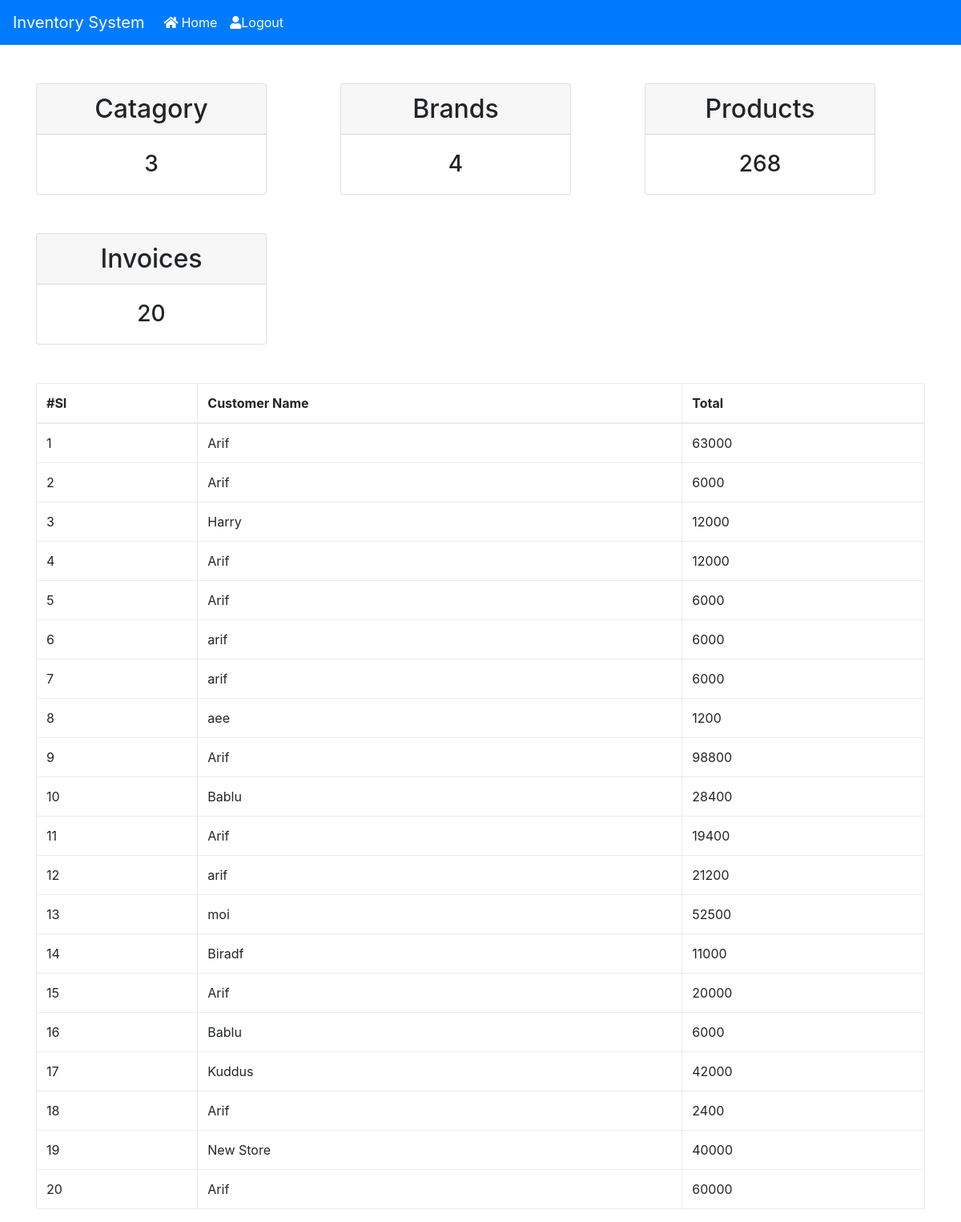
The page /stock.php on the database its author committed.
### tables this page shows
CREATE TABLE `invoice` (
  `invoice_no` int(11) NOT NULL,
  `customer_name` varchar(100) NOT NULL,
  `order_date` date NOT NULL,
  `sub_total` double NOT NULL
);

### stock.php (the view, shortened to what this page needs)
<?php
	include("db_con/database_con.php");
?>
<!DOCTYPE html>
<html>
<head>
	<link rel="stylesheet" href="css/all.min.css" >
	<link rel="stylesheet" href="css/bootstrap.min.css" >
 	<link rel="stylesheet" href="css/style.css">
 </head>
<body>
	<?php include_once("./templates/header.php"); ?>
	<br/><br/>
	<div class="container">
		<div class="row">
			<div class="col-lg-4">
				<div class="card" style="width: 18rem;">
				<h2 class="card-header text-center">Catagory</h2>
					<div class="card-body text-center">
						<h3 class="card-text">
							<?php
								$cat_query="SELECT * FROM categories WHERE 1 ";
								$cat_result = mysqli_query($conn, $cat_query);
								$i=0;
								while($category_data= mysqli_fetch_array($cat_result))
								{
									$i++;
								}
								echo $i;
						 	?>
						 </h3>
					</div>
				</div>
			</div>
			<div class="col-lg-4">
				<div class="card" style="width: 18rem;">
				<h2 class="card-header text-center">Brands</h2>
					<div class="card-body text-center">
						<h3 class="card-text">
						<?php
								$brand_query="SELECT * FROM brands WHERE 1 ";
								$brand_result = mysqli_query($conn, $brand_query);
								$i=0;
								while($brand_data= mysqli_fetch_array($brand_result))
								{
									$i++;
								}
								echo $i;
						 	?>
						</h3>
					</div>
				</div>
			</div>
			<div class="col-lg-4">
				<div class="card" style="width: 18rem;">
				<h2 class="card-header text-center">Products</h2>
					<div class="card-body text-center">
						<h3 class="card-text">
						<?php
								$query="SELECT product_stock FROM products WHERE 1 ";
								$result = mysqli_query($conn, $query);
								$i=0;
								while($data= mysqli_fetch_array($result))
								{
									$i = $i + $data['product_stock'];
								}
								echo $i;
						 	?>
						</h3>
					</div>
				</div>
			</div>
		</div>
		<br><br>
		<div class="row">
			<div class="col-lg-4">
				<div class="card" style="width: 18rem;">
				<h2 class="card-header text-center">Invoices</h2>
					<div class="card-body text-center">
						<h3 class="card-text">
							<?php
								$cat_query="SELECT * FROM invoice WHERE 1 ";
								$cat_result = mysqli_query($conn, $cat_query);
								$i=0;
								while($category_data= mysqli_fetch_array($cat_result))
								{
									$i++;
								}
								echo $i;
						 	?>
						 </h3>
					</div>
				</div>
			</div>
		</div>
		<br><br>
		<div class="row">
			<div class="col-lg-12">
			<table class="table table-hover table-bordered">
		    <thead>
		      <tr>
		        <th>#SI</th>
		        <th>Customer Name</th>
		        <th>Total</th>
		      </tr>
		    </thead>
		    <tbody id="get_product">
					<?php
						$result = mysqli_query($conn,"SELECT * FROM invoice");
						$i=1;
						while($row = mysqli_fetch_array($result)) {
					?>
		      <tr>
		        <td><?php echo $i;?> </td>
				<td><?php echo $row['customer_name'];?></td>
				<td><?php echo $row['sub_total'];?></td>
		      </tr>
			  <?php
						$i++;
						}
					?>
			</tbody>
		</table>
			</div>
		</div>
	</div>
</body>
</html>

### css/style.css (style rules this page uses)
* { margin: 0; padding: 0; }

### rows shown on the page
invoice: customer_name "Arif", sub_total "63000"
invoice: customer_name "Arif", sub_total "6000"
invoice: customer_name "Harry", sub_total "12000"
invoice: customer_name "Arif", sub_total "12000"
invoice: customer_name "Arif", sub_total "6000"
invoice: customer_name "arif", sub_total "6000"
invoice: customer_name "arif", sub_total "6000"
invoice: customer_name "aee", sub_total "1200"
invoice: customer_name "Arif", sub_total "98800"
invoice: customer_name "Bablu", sub_total "28400"
invoice: customer_name "Arif", sub_total "19400"
invoice: customer_name "arif", sub_total "21200"
invoice: customer_name "moi", sub_total "52500"
invoice: customer_name "Biradf", sub_total "11000"
invoice: customer_name "Arif", sub_total "20000"
invoice: customer_name "Bablu", sub_total "6000"
invoice: customer_name "Kuddus", sub_total "42000"
invoice: customer_name "Arif", sub_total "2400"
invoice: customer_name "New Store", sub_total "40000"
invoice: customer_name "Arif", sub_total "60000"

### other values the page prints
$i "3"
$i "4"
$i "268"
$i "20"
